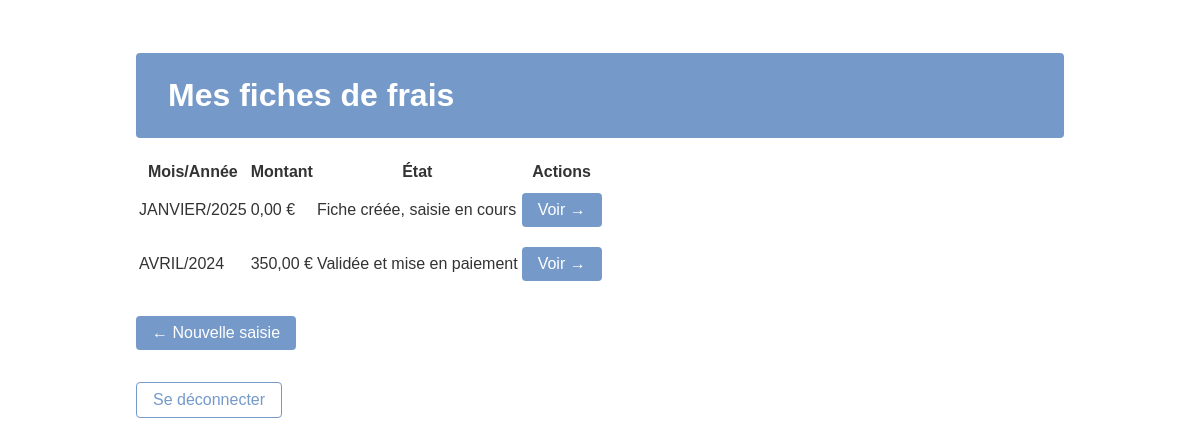
Screenshot of /list.php (signed in) with the database file from the repository.
### tables this page shows
CREATE TABLE `fiche_frais` (
  `FFR_ID`              INT           AUTO_INCREMENT PRIMARY KEY,
  `VIS_ID`              CHAR(4)       NOT NULL,
  `ETA_ID`              CHAR(2)       NOT NULL,
  `FRR_ANNEE`           CHAR(4)       NOT NULL,
  `FRR_MOIS`            ENUM('JANVIER','FEVRIER','MARS','AVRIL','MAI','JUIN','JUILLET','AOUT','SEPTEMBRE','OCTOBRE','NOVEMBRE','DECEMBRE') NOT NULL,
  `FRR_MONTANT_VALIDE`  DECIMAL(10,2) NOT NULL DEFAULT 0,
  `FRR_NB_JUSTIFICATIFS` INT          NOT NULL DEFAULT 0,
  `FRR_DATE_MODIF`      DATE          NOT NULL,
  KEY (`VIS_ID`),
  KEY (`ETA_ID`),
  CONSTRAINT `fk_ff_visiteur` FOREIGN KEY (`VIS_ID`) REFERENCES `visiteur` (`VIS_ID`) ON DELETE CASCADE,
  CONSTRAINT `fk_ff_etat`      FOREIGN KEY (`ETA_ID`) REFERENCES `etat`    (`ETA_ID`) ON DELETE CASCADE
);

CREATE TABLE `etat` (
  `ETA_ID` CHAR(2)   NOT NULL PRIMARY KEY,
  `ETA_LIB` VARCHAR(30) NOT NULL
);

### public/list.php (the view, shortened to what this page needs)
<?php
$pdo  = Database::get();
$stmt = $pdo->prepare(
    "SELECT f.FFR_ID,
            f.FRR_MOIS,
            f.FRR_ANNEE,
            f.FRR_MONTANT_VALIDE,
            f.ETA_ID,
            e.ETA_LIB
       FROM fiche_frais f
       JOIN etat        e ON e.ETA_ID = f.ETA_ID
      WHERE f.VIS_ID = ?
   ORDER BY f.FRR_ANNEE DESC, f.FRR_MOIS DESC"
  );
$stmt->execute([$_SESSION['user_id']]);
$fiches = $stmt->fetchAll();
?>
<!DOCTYPE html>
<html>
<head><meta charset="utf-8"><title>Mes fiches</title>
<link rel="stylesheet" href="css/style.css">
</head>
<body>
<div class="container">
  <h1>Mes fiches de frais</h1>
  <table>
  <tr><th>Mois/Année</th><th>Montant</th><th>État</th><th>Actions</th></tr>
  <?php foreach($fiches as $f): ?>
  <tr>
    <td><?= "{$f['FRR_MOIS']}/{$f['FRR_ANNEE']}" ?></td>
    <td><?= number_format($f['FRR_MONTANT_VALIDE'],2,',',' ') ?> €</td>
    <td><?= htmlspecialchars($f['ETA_LIB']) ?></td>
    <td><a href="detail.php?ffr_id=<?= $f['FFR_ID'] ?>" class="btn">Voir →</a></td>
  </tr>
  <?php endforeach; ?>
</table>
<p><a href="index.php" class="btn">← Nouvelle saisie</a></p>
<p><a href="logout.php" class="btn secondary">Se déconnecter</a></p>
</div>
</body>
</html>

### public/css/style.css (style rules this page uses)
:root { --primary-color: #759AC9; --primary-hover: #628DC3; --secondary-color: #FFFFFF; --text-color: #333333; --font-family-base: Arial, sans-serif; --border-radius: 4px; --input-border: #759AC9; }
* { box-sizing: border-box; }
body { margin: 0; padding: 1em; font-family: var(--font-family-base); color: var(--text-color); background-color: var(--secondary-color); }
.container { max-width: 960px; margin: 0 auto; padding: 1em; }
.title, .titrepage, h1 { background-color: var(--primary-color); color: var(--secondary-color); padding: 0.75em 1em; border-radius: var(--border-radius); }
.btn { display: inline-block; padding: 0.5em 1em; background-color: var(--primary-color); color: var(--secondary-color); text-decoration: none; border-radius: var(--border-radius); margin: 0.5em 0; transition: background-color 0.2s ease-in-out; }
.btn.secondary { background-color: transparent; color: var(--primary-color); border: 1px solid var(--primary-color); }

### rows the page displays
fiche_frais: FRR_MOIS "JANVIER", FRR_ANNEE "2025", FRR_MONTANT_VALIDE "0,00", ETA_ID.ETA_LIB "Fiche créée, saisie en cours"
fiche_frais: FRR_MOIS "AVRIL", FRR_ANNEE "2024", FRR_MONTANT_VALIDE "350,00", ETA_ID.ETA_LIB "Validée et mise en paiement"
